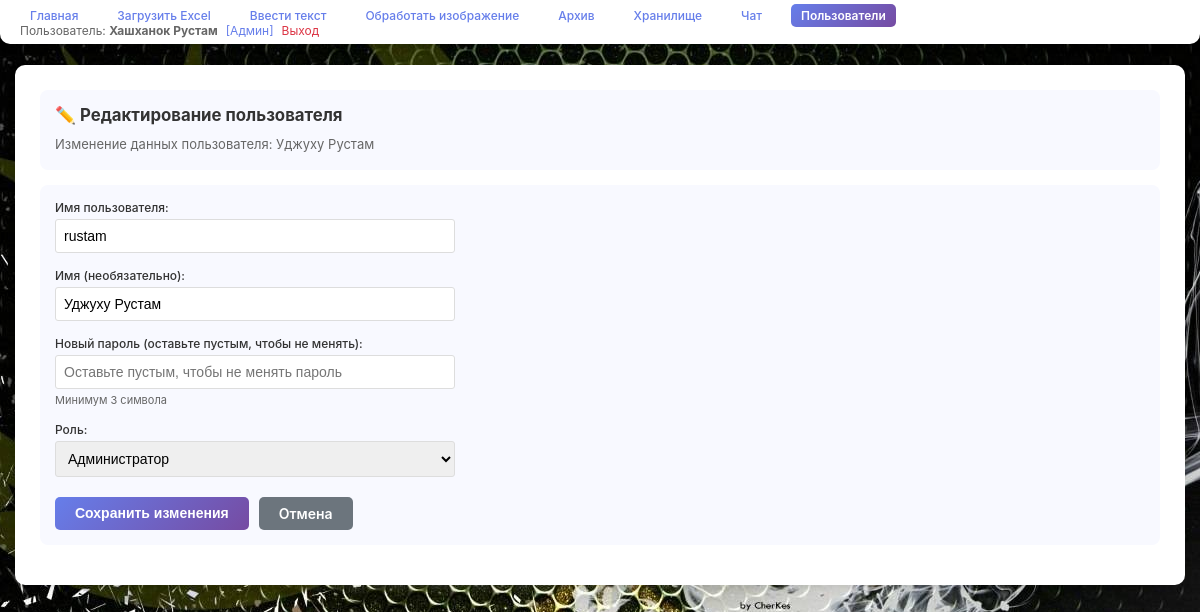
The page /users/2/edit (signed in) on the database its author committed.
### models.py (models this page shows, shortened)
class User(UserMixin, db.Model):
    __tablename__ = "users"
    id = db.Column(db.Integer, primary_key=True)
    username = db.Column(db.String(80), unique=True, nullable=False, index=True)
    full_name = db.Column(db.String(200), nullable=True)  # Полное имя пользователя
    password_hash = db.Column(db.String(255), nullable=False)
    is_admin = db.Column(db.Integer, default=0, nullable=False)  # 0 = обычный, 1 = админ
    created_at = db.Column(db.DateTime, default=datetime.utcnow, nullable=False)
    archives = db.relationship("Archive", backref="user", lazy=True, cascade="all, delete-orphan")
    settings = db.relationship("UserSettings", backref="user", uselist=False, cascade="all, delete-orphan")
    file_storage = db.relationship("FileStorage", backref="user", lazy=True, cascade="all, delete-orphan")
    messages = db.relationship("Message", backref="user", lazy=True, cascade="all, delete-orphan")
    def get_display_name(self) -> str:
        return self.full_name if self.full_name else self.username

### app.py (the view, shortened to what this page needs)
@app.route("/users/<int:user_id>/edit", methods=["GET", "POST"])
@login_required
@admin_required
def edit_user(user_id):
    user = User.query.get_or_404(user_id)
    if user.id == current_user.id:
        flash("Вы не можете редактировать свой собственный аккаунт через этот интерфейс", "error")
        return redirect(url_for("users"))
    return render_template("edit_user.html", user=user)

### app.py (called while the page is built)
@login_manager.user_loader
def load_user(user_id):
    return User.query.get(int(user_id))

def admin_required(f):
    @wraps(f)
    def decorated_function(*args, **kwargs):
        if not current_user.is_authenticated or current_user.is_admin != 1:
            flash("Доступ запрещен. Требуются права администратора.", "error")
            return redirect(url_for("index"))
        return f(*args, **kwargs)
    return decorated_function

### templates/edit_user.html (shortened to what this page needs)
{% extends "base.html" %}
{% block content %}
<div class="card">
    <h2>✏️ Редактирование пользователя</h2>
    <p class="info-text" style="margin-bottom: 0;">Изменение данных пользователя: {{ user.get_display_name() }}</p>
</div>
<div class="card" style="margin-top: 15px; padding: 15px;">
    <form method="POST" action="{{ url_for('edit_user', user_id=user.id) }}">
        <div class="form-group" style="margin-bottom: 15px;">
            <label for="username" style="font-size: 12px; margin-bottom: 4px; display: block;">Имя пользователя:</label>
            <input type="text" id="username" name="username" value="{{ user.username }}" required
                   style="width: 100%; max-width: 400px; padding: 8px; font-size: 14px; border: 1px solid #ddd; border-radius: 3px;">
        </div>
        <div class="form-group" style="margin-bottom: 15px;">
            <label for="full_name" style="font-size: 12px; margin-bottom: 4px; display: block;">Имя (необязательно):</label>
            <input type="text" id="full_name" name="full_name" value="{{ user.full_name or '' }}"
                   placeholder="Полное имя"
                   style="width: 100%; max-width: 400px; padding: 8px; font-size: 14px; border: 1px solid #ddd; border-radius: 3px;">
        </div>
        <div class="form-group" style="margin-bottom: 15px;">
            <label for="password" style="font-size: 12px; margin-bottom: 4px; display: block;">Новый пароль (оставьте пустым, чтобы не менять):</label>
            <input type="password" id="password" name="password"
                   placeholder="Оставьте пустым, чтобы не менять пароль"
                   style="width: 100%; max-width: 400px; padding: 8px; font-size: 14px; border: 1px solid #ddd; border-radius: 3px;">
            <small style="display: block; margin-top: 4px; color: #666; font-size: 11px;">Минимум 3 символа</small>
        </div>
        <div class="form-group" style="margin-bottom: 15px;">
            <label for="is_admin" style="font-size: 12px; margin-bottom: 4px; display: block;">Роль:</label>
            <select id="is_admin" name="is_admin" style="width: 100%; max-width: 400px; padding: 8px; font-size: 14px; border: 1px solid #ddd; border-radius: 3px;">
                <option value="1" {% if user.is_admin == 1 %}selected{% endif %}>Администратор</option>
            </select>
        </div>
        <div style="display: flex; gap: 10px; margin-top: 20px;">
            <button type="submit" class="btn" style="padding: 8px 20px; font-size: 14px;">Сохранить изменения</button>
            <a href="{{ url_for('users') }}" class="btn btn-secondary" style="padding: 8px 20px; font-size: 14px; text-decoration: none;">Отмена</a>
        </div>
    </form>
</div>
{% endblock %}

### templates/base.html (shortened to what this page needs)
<!DOCTYPE html>
<html lang="ru">
<head>
</head>
<body>
    <div class="container">
        <header>
            <div style="display: flex; justify-content: space-between; align-items: center; flex-wrap: wrap;">
                <nav>
                    {% if current_user.is_authenticated %}
                    <a href="{{ url_for('index') }}">Главная</a>
                    <a href="{{ url_for('upload_excel') }}">Загрузить Excel</a>
                    <a href="{{ url_for('upload_text') }}">Ввести текст</a>
                    <a href="{{ url_for('decode_qr') }}">Обработать изображение</a>
                    <a href="{{ url_for('archive') }}">Архив</a>
                    <a href="{{ url_for('storage') }}">Хранилище</a>
                    <a href="{{ url_for('chat') }}">Чат</a>
                    {% if current_user.is_admin == 1 %}
                    <a href="{{ url_for('users') }}">Пользователи</a>
                    {% endif %}
                    {% endif %}
                </nav>
                {% if current_user.is_authenticated %}
                <div style="color: #666; font-size: 12px; display: flex; align-items: center; gap: 8px;">
                    <span>Пользователь: <strong>{{ current_user.get_display_name() }}</strong></span>
                    {% if current_user.is_admin == 1 %}
                    <span style="color: #667eea;">[Админ]</span>
                    {% endif %}
                    <a href="{{ url_for('logout') }}" style="color: #dc3545; text-decoration: none;">Выход</a>
                </div>
                {% endif %}
            </div>
        </header>
        <div class="content">
            {% block content %}{% endblock %}
        </div>
    </div>
</body>
</html>

### rows shown on the page
User: get_display_name "Хашханок Рустам"
User: get_display_name "Уджуху Рустам", username "rustam", full_name "Уджуху Рустам", is_admin "Администратор"
